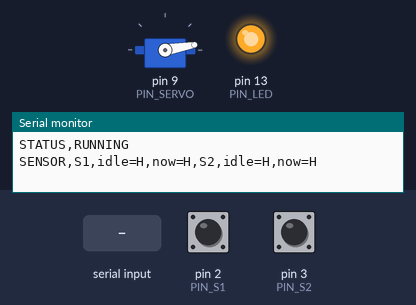
Simulated run of this program. Board: Arduino Uno, built with avr-gcc and run on an emulated ATmega328P. Parts: servo, output pins drawn as LEDs (lit = HIGH), the last lines printed to the serial monitor. Inputs (shaded band) come from the test bench; at power-on: pin 2 (PIN_S1) HIGH, pin 3 (PIN_S2) HIGH.

Above: at 1.6 s.
1.7 s: "SERVO\n" received over Serial
At 3.1 s:
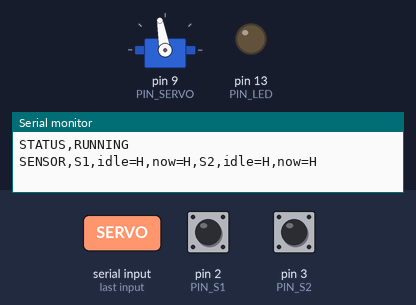
4.7 s: pin 2 (PIN_S1) pulled LOW for 0.15 s
7.8 s: pin 3 (PIN_S2) pulled LOW for 0.15 s
At 7.95 s:
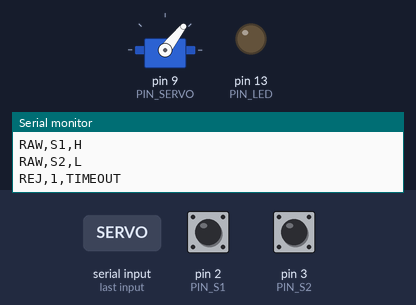
9.6 s: "STOP\n" received over Serial
12.6 s: "SERVO\n" received over Serial
At 14.6 s:
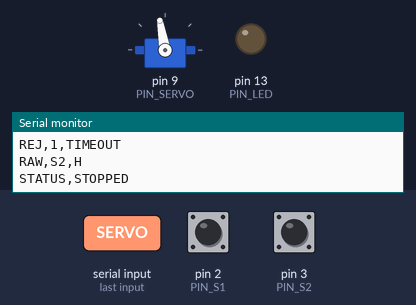
15.6 s: "START\n" received over Serial
At 19.4 s:
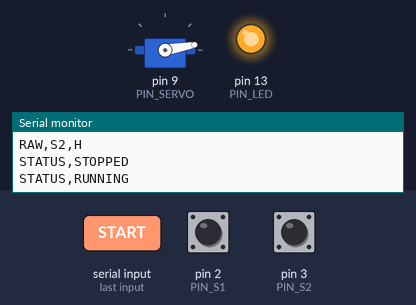
Timing chart, 0 to 19.6 s (numbered marks = the images above; inputs shaded):
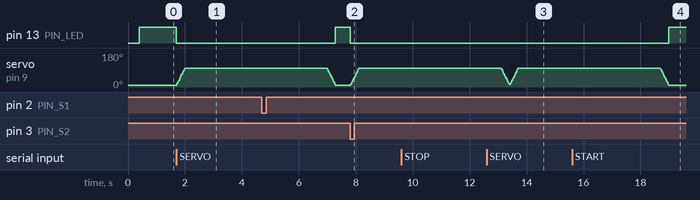

Measured:
- after the input at 1.7 s, pin 13 (PIN_LED): HIGH → LOW at once; servo on pin 9 (PIN_SERVO): moves from 10° to 100° over 0.27 s, starting at once
- after the input at 7.8 s, pin 13 (PIN_LED): HIGH → LOW at once; servo on pin 9 (PIN_SERVO): moves from 10° to 100° over 0.28 s, starting at once
- after the input at 12.6 s, pin 13 (PIN_LED): stops changing and stays LOW
- after the input at 15.6 s, pin 13 (PIN_LED): goes on until 19.0 s, then stays HIGH

The program:

main.cpp
```cpp
/*
 * X-Guard conveyor controller for Arduino Uno, two-sensor version.
 *
 * Wiring (updated by the hardware team, 2026-11-15)
 *   D2  S1 E18-D80NK #1, black wire. Entry sensor (internal pull-up).
 *   D3  S2 E18-D80NK #2, black wire. Right in front of the rejector (internal pull-up).
 *       Our sensors read LOW when nothing is in front of them, the opposite of the datasheet.
 *       So at power-up we store whatever we read as "empty" and treat a change away from it
 *       as a hit. Keep the sensors clear when powering up or resetting the board.
 *   D9  Servo MG996R, orange = signal. Red = external 5-6 V supply (2 A or more), brown =
 *       external supply ground tied to Arduino GND. The MG996R can pull 2.5 A, too much for
 *       the Arduino 5 V pin or USB. To go easy on power the servo only gets a signal while
 *       pushing and is detached once it's back at rest. A 1000 uF cap across 5 V and GND
 *       helps (watch the polarity).
 *   D12 No e-stop button fitted (USE_ESTOP = false). Stop the line with the STOP command
 *       from the laptop or dashboard.
 *   D13 Onboard LED: on = running, blinking = stopped, briefly off while the servo pushes.
 *   Sensor brown = 5 V, blue = GND.
 *   The IR light (LED-36, 850 nm) runs off its own 12 V adapter, not the Arduino.
 *   The camera (ELP OV9281) is on the laptop's USB and shoots the product side-on from
 *   beside the belt, with the light on the far side. If S1 sits near the middle of the
 *   camera's view, CAPTURE_DELAY_MS=0 works. If S1 is upstream of the camera, set
 *   CAPTURE_DELAY_MS in .env to the travel time from S1 to the middle of the frame.
 *
 * Serial at 115200 baud, one message per line ending in '\n'. Same format as gateway/gateway.py.
 *   Sends     DET,<seq>,<pulse>    S1 hit. No belt encoder, so pulse is always 0, e.g. DET,17,0
 *             REJ,<seq>,DONE       NG verdict, pushed off
 *             REJ,<seq>,TIMEOUT    reached S2 with no verdict, pushed off to be safe
 *             PASS,<seq>           OK verdict, passed
 *             STATUS,RUNNING | STATUS,STOPPED
 *             CNT,0                reply to CNT, kept for compatibility
 *   Receives  OK,<seq> / NG,<seq>  verdict (the old V,<seq>,P|F form also works)
 *             STOP / START         stop / restart
 *             T1                   test: fake an S1 hit
 *             T2                   test: fake an S2 hit (head of the queue reaches the rejector)
 *             SERVO                test: push the servo once (prints nothing)
 *
 * Flow
 *   S1 hit -> send DET -> gateway/AI decide -> OK/NG comes back -> stored on that queue item.
 *   S2 hit -> pop the head of the queue -> NG or no verdict: push and send REJ; OK: send PASS.
 *   Several products can be between S1 and S2; they're handled in the order they came in.
 *   The S1 -> S2 travel time has to be longer than the AI round trip (capture + upload +
 *   inference), otherwise products come out as TIMEOUT.
 */
#include <Arduino.h>
#include <Servo.h>

// ---------------- pins ----------------
const uint8_t PIN_S1 = 2;
const uint8_t PIN_S2 = 3;
const uint8_t PIN_SERVO = 9;
const uint8_t PIN_ESTOP = 12;
const uint8_t PIN_LED = 13;

// ---------------- tune these on the rig ----------------
const int SERVO_REST = 10;                // arm at rest (edge of the belt)
const int SERVO_PUSH = 100;               // arm pushed (across the belt)
const unsigned long PUSH_DELAY_MS = 0;    // time from S2 hit to the product reaching the arm; 0 if S2 is right at the arm
const unsigned long PUSH_HOLD_MS = 5000;   // how long to hold at full push
const int SERVO_STEP_DEG = 3;             // degrees per step; smaller steps draw less peak current
const unsigned long SERVO_STEP_MS = 10;   // time between steps (90 degrees takes about 0.3 s)
const int SERVO_MIN_US = 500, SERVO_MAX_US = 2500;  // MG996R pulse width
const unsigned long DET_GAP_MS = 300;     // stops one product counting twice; keep it shorter than the gap between products
const unsigned long DEBOUNCE_MS = 15;     // ignore sensor chatter
const unsigned long ESTOP_DEBOUNCE_MS = 50;
const bool USE_ESTOP = false;             // set true if an e-stop button is wired (D12 to GND)
const unsigned long REST_SETTLE_MS = 400; // time to settle at rest before detaching, which cuts current and jitter

// false if S2 isn't fitted yet: treat a product as at the rejector TRAVEL_MS after S1
const bool USE_S2 = true;
const unsigned long TRAVEL_MS = 3000;

// ---------------- queue of products between S1 and S2 ----------------
const uint8_t QSIZE = 16;
struct Item {
  uint16_t seq;
  unsigned long ms;  // when S1 saw it
  char verdict;      // '?' none yet, 'P' pass, 'F' reject
};
Item q[QSIZE];
uint8_t qHead = 0, qCount = 0;

uint16_t seqNo = 0;
bool running = true;

// ---------------- servo (several pushes can be queued) ----------------
Servo rejector;
const uint8_t PSIZE = 8;
unsigned long pushAt[PSIZE];
uint8_t pHead = 0, pCount = 0;
unsigned long pushUntil = 0;  // nonzero while holding a push: when the hold ends
unsigned long detachAt = 0;   // nonzero: when to detach the servo
int servoCur = SERVO_REST;    // current angle
int servoTarget = SERVO_REST; // target angle
unsigned long servoStepAt = 0;

char rx[32];
uint8_t rxLen = 0;

// ---------------- sensors ----------------
struct Sensor {
  uint8_t pin;
  bool stable, last;
  unsigned long changedAt, lastHitAt;
  bool idle;  // reading when nothing is there (set at power-up)
};
Sensor s1 = {PIN_S1, HIGH, HIGH, 0, 0, HIGH};
Sensor s2 = {PIN_S2, HIGH, HIGH, 0, 0, HIGH};

// assume the sensor is clear at power-up and remember this reading as "empty"
void initSensor(Sensor &s) {
  bool v = digitalRead(s.pin);
  s.idle = s.stable = s.last = v;
  s.changedAt = millis();
}

// true only on the moment a new detection starts
bool sensorHit(Sensor &s) {
  bool raw = digitalRead(s.pin);
  unsigned long now = millis();
  if (raw != s.last) {
    s.last = raw;
    s.changedAt = now;
  }
  if (now - s.changedAt >= DEBOUNCE_MS && raw != s.stable) {
    s.stable = raw;
    // debug: report every sensor change; shows up in logs/gateway.log as "아두이노: RAW,S1,L"
    Serial.print(F("RAW,S"));
    Serial.print(s.pin == PIN_S1 ? 1 : 2);
    Serial.println(raw ? F(",H") : F(",L"));
    if (s.stable != s.idle && now - s.lastHitAt >= DET_GAP_MS) {
      s.lastHitAt = now;
      return true;
    }
  }
  return false;
}

// ---------------- queue ----------------
void qPush(uint16_t s, unsigned long ms) {
  if (qCount == QSIZE) {  // full: drop the oldest
    qHead = (qHead + 1) % QSIZE;
    qCount--;
  }
  q[(qHead + qCount) % QSIZE] = {s, ms, '?'};
  qCount++;
}

bool qPop(Item &out) {
  if (qCount == 0) return false;
  out = q[qHead];
  qHead = (qHead + 1) % QSIZE;
  qCount--;
  return true;
}

void setVerdict(uint16_t s, char v) {
  for (uint8_t i = 0; i < qCount; i++) {
    Item &it = q[(qHead + i) % QSIZE];
    if (it.seq == s) {
      it.verdict = v;
      return;
    }
  }
}

// ---------------- servo ----------------
void schedulePush() {
  if (pCount == PSIZE) return;
  pushAt[(pHead + pCount) % PSIZE] = millis() + PUSH_DELAY_MS;
  pCount++;
}

bool servoBusy() { return servoCur != SERVO_REST || servoTarget != SERVO_REST; }

void servoOn() {
  if (!rejector.attached()) {
    rejector.attach(PIN_SERVO, SERVO_MIN_US, SERVO_MAX_US);
    rejector.write(servoCur);
  }
}

// low-power servo handling: move in small slow steps and detach once back at rest
void updateServo() {
  unsigned long now = millis();
  // 1) step toward the target angle
  if (servoCur != servoTarget && (long)(now - servoStepAt) >= (long)SERVO_STEP_MS) {
    servoStepAt = now;
    int d = servoTarget - servoCur;
    servoCur += (d > 0) ? min(SERVO_STEP_DEG, d) : max(-SERVO_STEP_DEG, d);
    rejector.write(servoCur);
    if (servoCur == servoTarget) {
      if (servoTarget == SERVO_PUSH) {
        pushUntil = now + PUSH_HOLD_MS;            // fully pushed, hold for a bit
        if (pushUntil == 0) pushUntil = 1;
      } else {
        detachAt = now + REST_SETTLE_MS;           // back at rest, detach shortly
        if (detachAt == 0) detachAt = 1;
      }
    }
  }
  // 2) hold finished, go back to rest
  if (pushUntil && (long)(now - pushUntil) >= 0) {
    pushUntil = 0;
    servoTarget = SERVO_REST;
  }
  // 3) idle and a push is due: start it
  if (!servoBusy() && pCount && (long)(now - pushAt[pHead]) >= 0) {
    pHead = (pHead + 1) % PSIZE;
    pCount--;
    detachAt = 0;
    servoOn();
    servoTarget = SERVO_PUSH;
  }
  // 4) resting: detach to cut idle current
  if (detachAt && !servoBusy() && (long)(now - detachAt) >= 0) {
    rejector.detach();
    detachAt = 0;
  }
}

// ---------------- actions ----------------
void sendStatus() {
  Serial.print(F("STATUS,"));
  Serial.println(running ? F("RUNNING") : F("STOPPED"));
}

void setRunning(bool on) {
  running = on;
  sendStatus();
}

// SENSOR,S1,<empty value>,<now>,S2,... (H/L), e.g. SENSOR,S1,idle=L,now=L,S2,idle=L,now=H
void reportSensors() {
  Serial.print(F("SENSOR,S1,idle="));
  Serial.print(s1.idle ? 'H' : 'L');
  Serial.print(F(",now="));
  Serial.print(digitalRead(PIN_S1) ? 'H' : 'L');
  Serial.print(F(",S2,idle="));
  Serial.print(s2.idle ? 'H' : 'L');
  Serial.print(F(",now="));
  Serial.println(digitalRead(PIN_S2) ? 'H' : 'L');
}

void onS1() {
  if (!running) return;
  seqNo++;
  if (seqNo == 0) seqNo = 1;
  qPush(seqNo, millis());
  Serial.print(F("DET,"));
  Serial.print(seqNo);
  Serial.println(F(",0"));
}

void onS2() {
  Item it;
  if (!qPop(it)) return;  // something that never passed S1 (a hand, say), ignore it
  if (it.verdict == 'P') {
    Serial.print(F("PASS,"));
    Serial.println(it.seq);
  } else {
    schedulePush();  // NG or no verdict: reject
    Serial.print(F("REJ,"));
    Serial.print(it.seq);
    Serial.println(it.verdict == 'F' ? F(",DONE") : F(",TIMEOUT"));
  }
}

void handleLine(char *line) {
  while (*line == ' ') line++;
  for (int i = (int)strlen(line) - 1; i >= 0 && line[i] == ' '; i--) line[i] = 0;
  if (!*line) return;

  if (!strncmp(line, "OK,", 3) || !strncmp(line, "NG,", 3)) {  // OK,17 / NG,17
    setVerdict(atoi(line + 3), line[0] == 'O' ? 'P' : 'F');
  } else if (!strncmp(line, "V,", 2)) {  // old form V,17,F
    char *c2 = strchr(line + 2, ',');
    if (c2 && (c2[1] == 'P' || c2[1] == 'F')) setVerdict(atoi(line + 2), c2[1]);
  } else if (!strcmp(line, "STOP")) {
    setRunning(false);
  } else if (!strcmp(line, "START")) {
    setRunning(true);
  } else if (!strcmp(line, "T1")) {
    onS1();
  } else if (!strcmp(line, "T2")) {
    onS2();
  } else if (!strcmp(line, "SERVO")) {
    schedulePush();
  } else if (!strcmp(line, "SENS")) {
    reportSensors();
  } else if (!strcmp(line, "CNT")) {
    Serial.println(F("CNT,0"));
  }
}

void readSerial() {
  while (Serial.available()) {
    char c = Serial.read();
    if (c == '\n') {
      rx[rxLen] = 0;
      handleLine(rx);
      rxLen = 0;
    } else if (c != '\r' && rxLen < sizeof(rx) - 1) {
      rx[rxLen++] = c;
    }
  }
}

// e-stop button: each press toggles stopped / running
void checkEstop() {
  static bool stable = HIGH, last = HIGH;
  static unsigned long changedAt = 0;
  bool raw = digitalRead(PIN_ESTOP);
  if (raw != last) {
    last = raw;
    changedAt = millis();
  }
  if (millis() - changedAt >= ESTOP_DEBOUNCE_MS && raw != stable) {
    stable = raw;
    if (stable == LOW) setRunning(!running);
  }
}

void setup() {
  Serial.begin(115200);
  pinMode(PIN_S1, INPUT_PULLUP);
  pinMode(PIN_S2, INPUT_PULLUP);
  pinMode(PIN_ESTOP, INPUT_PULLUP);
  pinMode(PIN_LED, OUTPUT);
  rejector.attach(PIN_SERVO, SERVO_MIN_US, SERVO_MAX_US);
  rejector.write(SERVO_REST);
  delay(REST_SETTLE_MS);   // send the arm to rest first,
  rejector.detach();       // then detach to cut idle current
  initSensor(s1);          // take the clear reading as baseline (avoids false DET/REJ)
  initSensor(s2);
  setRunning(true);
  reportSensors();
}

void loop() {
  readSerial();                         // 1) read verdicts and commands
  if (sensorHit(s1)) onS1();            // 2) entry sensor
  if (USE_S2) {                         // 3) arrival at the rejector
    if (sensorHit(s2)) onS2();
  } else {
    while (qCount && millis() - q[qHead].ms >= TRAVEL_MS) onS2();
  }
  updateServo();                        // 4) servo
  if (USE_ESTOP) checkEstop();          // 5) e-stop (only if fitted), LED
  if (servoBusy()) digitalWrite(PIN_LED, LOW);
  else digitalWrite(PIN_LED, running ? HIGH : ((millis() / 300) % 2));
}
```
